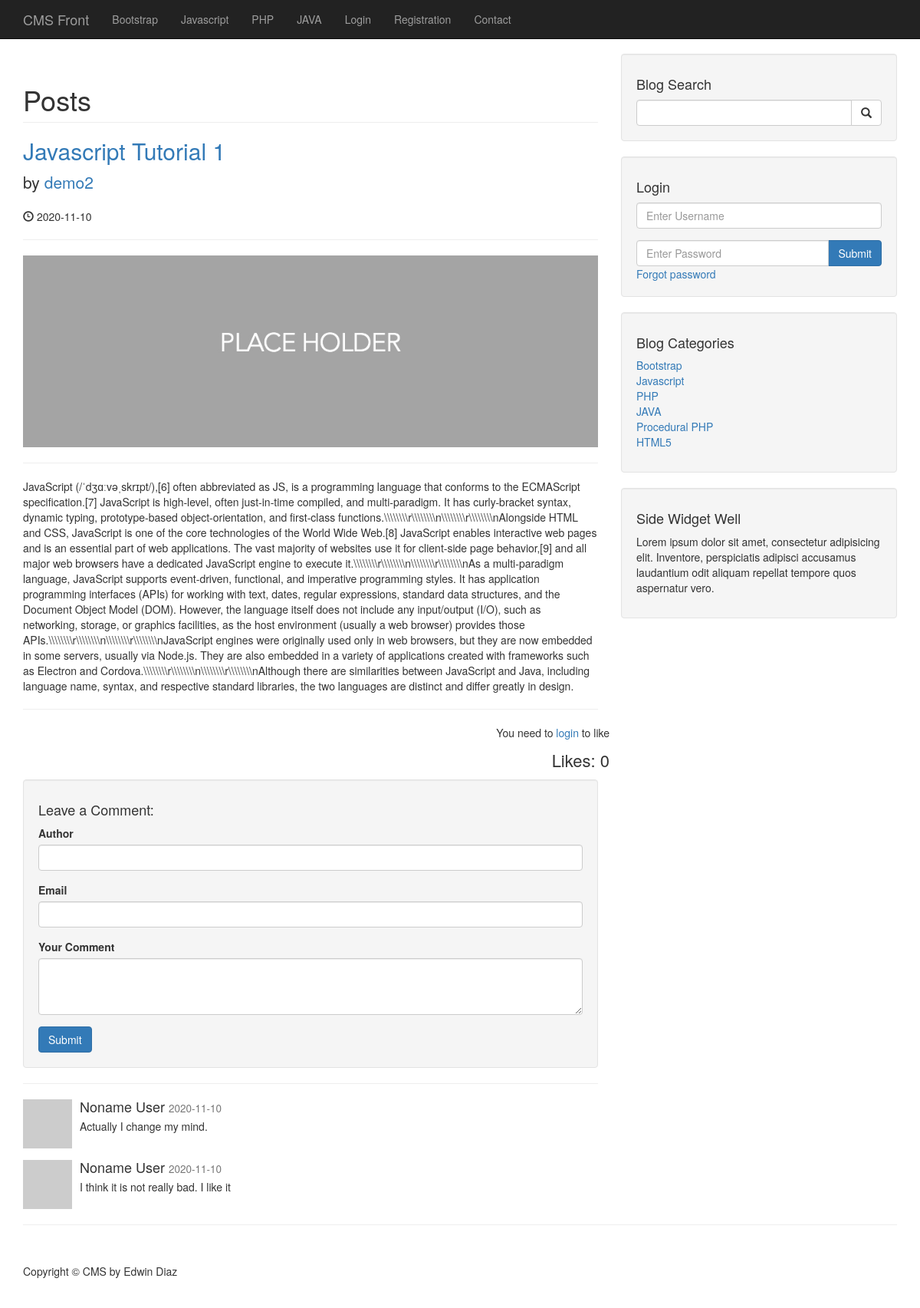
The app's page /post.php?p_id=34 with its own data.
### tables this page shows
CREATE TABLE `categories` (
  `cat_id` int(3) NOT NULL,
  `user_id` int(11) NOT NULL,
  `cat_title` varchar(255) NOT NULL
);

CREATE TABLE `posts` (
  `post_id` int(3) NOT NULL,
  `post_category_id` int(3) NOT NULL,
  `post_title` varchar(255) NOT NULL,
  `post_author` varchar(255) DEFAULT NULL,
  `post_user` varchar(255) NOT NULL,
  `user_id` int(11) NOT NULL,
  `post_date` date NOT NULL,
  `post_image` text DEFAULT NULL,
  `post_content` text DEFAULT NULL,
  `post_tags` varchar(255) NOT NULL,
  `post_comment_count` int(11) NOT NULL DEFAULT 0,
  `post_status` varchar(255) NOT NULL DEFAULT 'draft',
  `post_views_count` int(11) NOT NULL DEFAULT 0,
  `likes` int(11) NOT NULL
);

CREATE TABLE `comments` (
  `comment_id` int(3) NOT NULL,
  `comment_post_id` int(3) NOT NULL,
  `comment_author` varchar(255) NOT NULL,
  `comment_email` varchar(255) NOT NULL,
  `comment_content` text DEFAULT NULL,
  `comment_status` varchar(255) NOT NULL,
  `comment_date` date NOT NULL
);

### post.php (the view, shortened to what this page needs)
<?php include "includes/db.php";?>
<?php include "admin/functions.php";?>
<?php include "includes/header.php";?>
<?php include "includes/navigation.php";?>
<div class="container">
    <div class="row">
        <div class="col-md-8">
            <?php
            if(isset($_GET['p_id'])){
                $the_post_id = escape($_GET['p_id']);
                $query = "UPDATE posts SET post_views_count = post_views_count + 1 WHERE post_id={$the_post_id}";
                if(isset($_SESSION['user_role']) && $_SESSION['user_role'] == 'admin'){
                    $query = "SELECT * FROM posts WHERE post_id=$the_post_id";
                }else{
                    $query = "SELECT * FROM posts WHERE post_id=$the_post_id AND post_status='published'";
                }
                $select_all_posts_query = mysqli_query($connection, $query);
                if(mysqli_num_rows($select_all_posts_query) < 1){
                    echo "<h1 class='text-center'>No posts available</h1>";
                }else{
                    while($row = mysqli_fetch_assoc($select_all_posts_query)){
                        $post_title = escape($row['post_title']);
                        $post_author = escape($row['post_user']);
                        $post_date = escape($row['post_date']);
                        $post_image = escape($row['post_image']);
                        $post_content = escape($row['post_content']);
            ?>
            <h1 class="page-header">
                Posts
            </h1>
            <h2>
                <a href="#"><?php echo $post_title?></a>
            </h2>
            <p class="lead">
                by <a href="index.php"><?php echo $post_author?></a>
            </p>
            <p><span class="glyphicon glyphicon-time"></span> <?php echo $post_date?></p>
            <hr>
            <img class="img-responsive" src='<?php echo imageController($post_image)?>' alt="">
            <hr>
            <p><?php echo $post_content?></p>
            <hr>
            <?php if(isLoggedIn()){ ?>
            <div class="row testSize" id="">
                <div class="pull-right" id="like_button_div">
                    <div class='loader pull-right'></div>
                </div>
            </div>
            <?php }else{?>
            <div class="row">
                <p class="pull-right likes">You need to <a href="login.php">login</a> to like</p>
            </div>
            <?php }?>
            <div class="row">
                <p class="pull-right like_number">Likes: <?php getPostLikes($the_post_id);?></p>
            </div>
            <?php }?>
            <div class="well">
                <h4>Leave a Comment:</h4>
                <form action="" method="post" role="form">
                    <div class="form-group">
                        <label for="Author">Author</label>
                        <input type="text" class="form-control" name="comment_author">
                    </div>
                    <div class="form-group">
                        <label for="Author">Email</label>
                        <input type="email" class="form-control" name="comment_email">
                    </div>
                    <div class="form-group">
                        <label for="comment">Your Comment</label>
                        <textarea name="comment_content" class="form-control" rows="3"></textarea>
                    </div>
                    <button type="submit" name="create_comment" class="btn btn-primary">Submit</button>
                </form>
            </div>
            <hr>
            <?php
                    $query = "SELECT * FROM comments WHERE comment_post_id = {$the_post_id} ";
                    $query .= "AND comment_status='approved' ";
                    $query .= "ORDER BY comment_id DESC";
                    $select_comment_query = mysqli_query($connection, $query);
                    while($row = mysqli_fetch_assoc($select_comment_query)){
                        $comment_date = escape($row['comment_date']);
                        $comment_content = escape($row['comment_content']);
                        $comment_author = escape($row['comment_author']);
            ?>
            <div class="media">
                <a class="pull-left" href="#">
                    <img class="media-object" src="http://placehold.it/64x64" alt="">
                </a>
                <div class="media-body">
                    <h4 class="media-heading"><?php echo $comment_author;?>
                        <small><?php echo $comment_date;?></small>
                    </h4>
                    <?php echo $comment_content;?>
                </div>
            </div>
            <?php }} }else{
                header("Location: index.php");
            }?>
        </div>
        <?php include "includes/sidebar.php"?>
    </div>
    <hr>
    <?php include "includes/footer.php"?>

### includes/navigation.php (shortened to what this page needs)
<nav class="navbar navbar-inverse navbar-fixed-top" role="navigation">
    <div class="container">
        <div class="navbar-header">
            <a class="navbar-brand" href="index.php">CMS Front</a>
        </div>
        <div class="collapse navbar-collapse" id="bs-example-navbar-collapse-1">
            <ul class="nav navbar-nav">
                <?php
                $query = "SELECT * FROM categories LIMIT 4";
                $select_all_categories_query = mysqli_query($connection, $query);
                while($row = mysqli_fetch_assoc($select_all_categories_query)){
                    $cat_title = escape($row['cat_title']);
                    $cat_id = escape($row['cat_id']);
                    $category_class='';
                    $registration_class = '';
                    $contact_class='';
                    echo "<li class='$category_class'><a href='category.php?category=$cat_id'>{$cat_title}</a></li>";
                }
                ?>
                <?php if(isLoggedIn()):?>
                <li>
                    <a href="admin">Admin</a>
                </li>
                <li>
                    <a href="includes/logout.php">Logout</a>
                </li>
                <?php else:?>
                <li>
                    <a href="login.php">Login</a>
                </li>
                <li class='<?php echo $registration_class?>'>
                    <a href="registration.php">Registration</a>
                </li>
                <?php endif;?>
                <li class='<?php echo $contact_class?>'>
                    <a href="contact.php">Contact</a>
                </li>
            </ul>
        </div>
    </div>
</nav>

### admin/functions.php (shortened to what this page needs)
<?php
function query($query_param){
    global $connection;
    $result = mysqli_query($connection, $query_param);
    return $result;
}
function isLoggedIn(){
    return false;
}
function getPostLikes($post_id){
    $result = query("SELECT * FROM likes WHERE post_id=$post_id");
    echo mysqli_num_rows($result);
}
function escape($string){
    global $connection;
    return mysqli_real_escape_string($connection, trim($string));
}
function imageController($post_image){
    if($post_image && !empty($post_image)){
        if(file_exists(rootFolderDirectory() . "images/" . $post_image)){
            return imageRoot() . "images/" . $post_image;
        }else {
            return imageRoot() . "images/placeholder.jpg";
        }
    }else{
        return imageRoot() . "images/placeholder.jpg";
    }
}
function rootFolderDirectory(){
    $serverName = $_SERVER['SERVER_NAME'];
    if($serverName == 'localhost'){
        $host = "C:/xampp/htdocs/cms/";
    }else{
        $host = myDirectory();
    }
    return $host;
}
function imageRoot(){
    $serverName = $_SERVER['SERVER_NAME'];
    if($serverName == 'localhost'){
        $host = "/cms/";
    }else{
        $host = "/";
    }
    return $host;
}
?>

### includes/sidebar.php (shortened to what this page needs)
<div class="col-md-4">
    <div class="well">
        <h4>Blog Search</h4>
        <form action="search.php" method="post">
            <div class="input-group">
                <input name="search" type="text" class="form-control">
                <span class="input-group-btn">
                    <button name="submit" class="btn btn-default" type="submit">
                        <span class="glyphicon glyphicon-search"></span>
                    </button>
                </span>
            </div>
        </form>
    </div>
    <div class="well">
        <?php if(isset($_SESSION['user_role'])):?>
        <h4>Logged in as <?php echo $_SESSION['username'];?></h4>
        <a href="includes/logout.php" class="btn btn-primary">Logout</a>
        <?php else:?>
        <h4>Login</h4>
        <form method="post">
            <div class="form-group">
                <input name="username" type="text" class="form-control" placeholder="Enter Username">
            </div>
            <div class="input-group">
                <input name="password" type="password" class="form-control" placeholder="Enter Password">
                <span class="input-group-btn">
                    <button class="btn btn-primary" name="login" type="submit">Submit</button>
                </span>
            </div>
        </form>
        <a href="forgot.php?forgot=<?php echo uniqid(true)?>">Forgot password</a>
        <?php endif;?>
    </div>
    <div class="well">
        <?php
        $query = "SELECT * FROM categories";
        $select_categories_sidebar = mysqli_query($connection, $query);
        ?>
        <h4>Blog Categories</h4>
        <div class="row">
            <div class="col-lg-12">
                <ul class="list-unstyled">
                    <?php
                    while($row = mysqli_fetch_assoc($select_categories_sidebar)){
                        $cat_title = escape($row['cat_title']);
                        $cat_id = escape($row['cat_id']);
                        echo "<li><a href='category.php?category=$cat_id'>{$cat_title}</a></li>";
                    }
                    ?>
                </ul>
            </div>
        </div>
    </div>
    <?php include "widget.php";?>
</div>

### css/blog-home.css (style rules this page uses)
body { padding-top: 70px; }

### includes/header.php (style rules this page uses)
p.loading, p.like_number, button.like_button1, button.like_button2 { font-size: 22px !important; }

### records on screen
categories: cat_title "Bootstrap"
categories: cat_title "Javascript"
categories: cat_title "PHP"
categories: cat_title "JAVA"
posts: post_title "Javascript Tutorial 1", post_user "demo2", post_date "2020-11-10", post_content "JavaScript (/ˈdʒɑːvəˌskrɪpt/),[6] often abbreviated as JS, is a programming language that conforms to the ECMAScript specification.[7] JavaScript is high-level, often just-in-time compiled, and multi-paradigm. It has curly-bracket syntax, dynamic typing, prototype-based object-orientation, and first-class functions.\\\\\\\\\\\\\\\\r\\\\\\\\\\\\\\\\n\\\\\\\\\\\\\\\\r\\\\\\\\\\\\\\\\nAlongside HTML and CSS, JavaScript is one of the core technologies of the World Wide Web.[8] JavaScript enables interactive web pages and is an essential part of web applications. The vast majority of websites use it for client-side page behavior,[9] and all major web browsers have a dedicated JavaScript engine to execute…", mysqli_num_rows($result) "0"
comments: comment_author "Noname User", comment_date "2020-11-10", comment_content "Actually I change my mind."
comments: comment_author "Noname User", comment_date "2020-11-10", comment_content "I think it is not really bad. I like it"
categories: cat_title "Procedural PHP"
categories: cat_title "HTML5"
